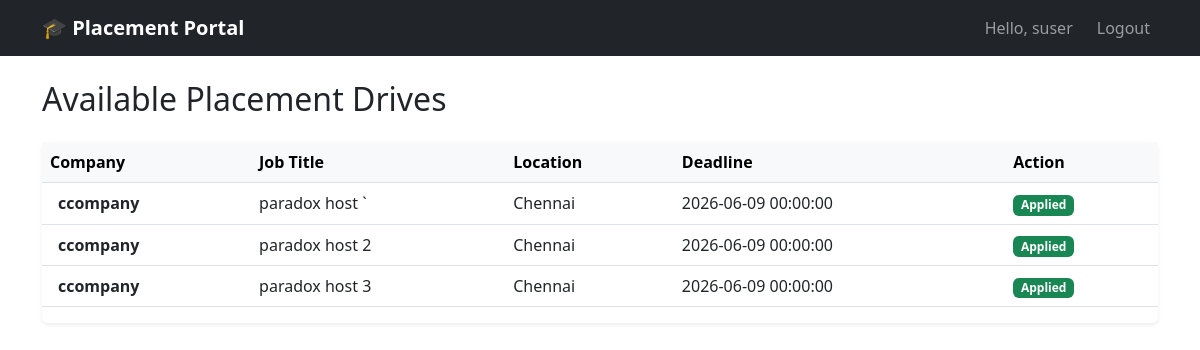
The app's page /view_drives (signed in) with its own data.
### models.py (models this page shows)
class PlacementDrive(db.Model):
    __tablename__ = 'placement_drive'
    id = db.Column(db.Integer, primary_key=True)
    company_id = db.Column(db.Integer, db.ForeignKey('company_profile.id'), nullable=False)
    job_title = db.Column(db.String(200), nullable=False)
    job_description = db.Column(db.Text)
    location= db.Column(db.Text)
    deadline = db.Column(db.DateTime)  # Application deadline date
    status = db.Column(db.String(20), default='pending')
    created_at = db.Column(db.DateTime, default=datetime.utcnow)
    applications = db.relationship('Application', backref='drive', lazy=True)

class CompanyProfile(db.Model):
    __tablename__ = 'company_profile'
    id = db.Column(db.Integer, primary_key=True)
    user_id = db.Column(db.Integer, db.ForeignKey('user.id'), nullable=False)
    company_name = db.Column(db.String(200), nullable=False)
    hr_contact = db.Column(db.String(100))
    website = db.Column(db.String(200))
    description = db.Column(db.Text)  # Text = unlimited length string
    approval_status = db.Column(db.String(20), default='pending')
    is_active = db.Column(db.Boolean, default=True)
    created_at = db.Column(db.DateTime, default=datetime.utcnow)
    drives = db.relationship('PlacementDrive', backref='company', lazy=True)

### app.py (the view)
@app.route('/view_drives')
def view_drives():
    if "student_id" not in session:
        flash("Please log in to view placement drives.", "danger")
        return redirect(url_for('login'))
    drives = PlacementDrive.query.filter_by(status="active").all()
    applications = Application.query.filter_by(student_id=session['student_id']).all()
    applied_drives = [app.drive_id for app in applications]
    return render_template(
        'student/view_drives.html',
        drives=drives,
        applied_drives=applied_drives
    )

### templates/student/view_drives.html
{% extends "base.html" %}
{% block content %}
<h2 class="mb-4">Available Placement Drives</h2>
<div class="card shadow-sm border-0">
<div class="table-responsive">
<table class="table table-hover align-middle">
<thead class="table-light">
<tr>
    <th>Company</th>
    <th>Job Title</th>
    <th>Location</th>
    <th>Deadline</th>
    <th>Action</th>
</tr>
</thead>
<tbody>
{% for drive in drives %}
<tr>
<td class="ps-3 fw-bold">
    {{ drive.company.company_name }}
</td>
<td>
    {{ drive.job_title }}
</td>
<td>
    {{ drive.location }}
</td>
<td>
    {{ drive.deadline }}
</td>
<td>
{% if drive.id in applied_drives %}
<span class="badge bg-success">
Applied
</span>
{% else %}
<a href="/apply/{{ drive.id }}"
class="btn btn-primary btn-sm">
Apply
</a>
{% endif %}
</td>
</tr>
{% endfor %}
</tbody>
</table>
</div>
</div>
{% endblock %}

### records on screen
PlacementDrive: company.company_name "ccompany", job_title "paradox host `", location "Chennai", deadline "2026-06-09 00:00:00", shows "Applied"
PlacementDrive: company.company_name "ccompany", job_title "paradox host 2", location "Chennai", deadline "2026-06-09 00:00:00", shows "Applied"
PlacementDrive: company.company_name "ccompany", job_title "paradox host 3", location "Chennai", deadline "2026-06-09 00:00:00", shows "Applied"

### other values on screen
{{ session.user_name }} "suser"
